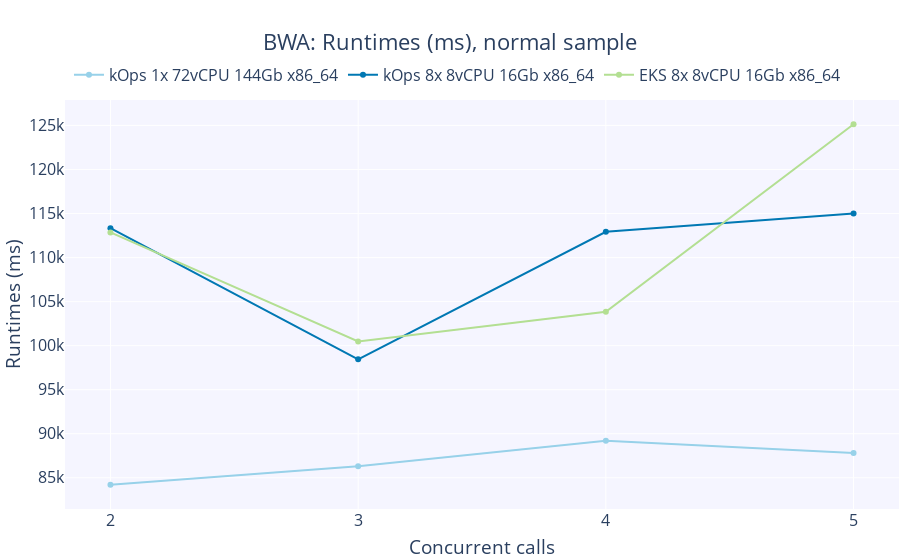

The cell this chart's notebook holds for it:
### Markdown cell above
# Scatter plot of runtimes

### Code cell
fig = go.Figure()

# Add figure title
fig.update_layout(
    legend=dict(
        orientation="h",
        yanchor="bottom",
        y=1.02,
        xanchor="center",
        x=0.47
    ),
    margin=dict(
        # t=1,
        b=1,
        l=1,
        r=1,
        autoexpand=True
    ),
    font=dict(
        size=16
    ),
    title=dict(
        text="BWA: Runtimes (ms), normal sample",
        x=0.5,
        xanchor='center'
    ),
    xaxis = dict(
        tickmode = 'array',
        tickvals = concurrent_calls
    ),
    xaxis_title_text='Concurrent calls',
    yaxis_title_text='Runtimes (ms)',
    plot_bgcolor=bgColor
)

for i, k in enumerate(clusters):
    fig.add_trace(
        go.Scatter(
            x = concurrent_calls,
            y = [bwa_df[k]['normal'][c]['runtime'].mean() for c in concurrent_calls], 
            name = k,
            marker_color=colorPallet[i]
        )
    )
    
fig.show()

### Figure 1 — Plotly figure (JSON) as saved in the notebook; plotly's stock layout.template omitted (floating-point values rounded to 4 significant figures)
{"data": [{"marker": {"color": "rgba(151, 209, 233, 255)"}, "name": "kOps 1x 72vCPU 144Gb x86_64", "type": "scatter", "x": [2, 3, 4, 5], "y": [84202, 86310.0, 89200.0, 87810.0]}, {"marker": {"color": "rgba(0, 120, 179, 255)"}, "name": "kOps 8x 8vCPU 16Gb x86_64", "type": "scatter", "x": [2, 3, 4, 5], "y": [113300.0, 98440.0, 112900.0, 115000.0]}, {"marker": {"color": "rgba(179, 223, 146, 255)"}, "name": "EKS 8x 8vCPU 16Gb x86_64", "type": "scatter", "x": [2, 3, 4, 5], "y": [112900.0, 100500.0, 103900.0, 125100.0]}], "layout": {"autosize": true, "font": {"size": 16}, "legend": {"orientation": "h", "x": 0.47, "xanchor": "center", "y": 1.02, "yanchor": "bottom"}, "margin": {"autoexpand": true, "b": 1, "l": 1, "r": 1}, "plot_bgcolor": "rgba(245,245,255,255)", "title": {"text": "BWA: Runtimes (ms), normal sample", "x": 0.5, "xanchor": "center"}, "xaxis": {"autorange": true, "range": [1.823, 5.177], "tickmode": "array", "tickvals": [2, 3, 4, 5], "title": {"text": "Concurrent calls"}, "type": "linear"}, "yaxis": {"autorange": true, "range": [80980.0, 128400.0], "title": {"text": "Runtimes (ms)"}, "type": "linear"}}}
